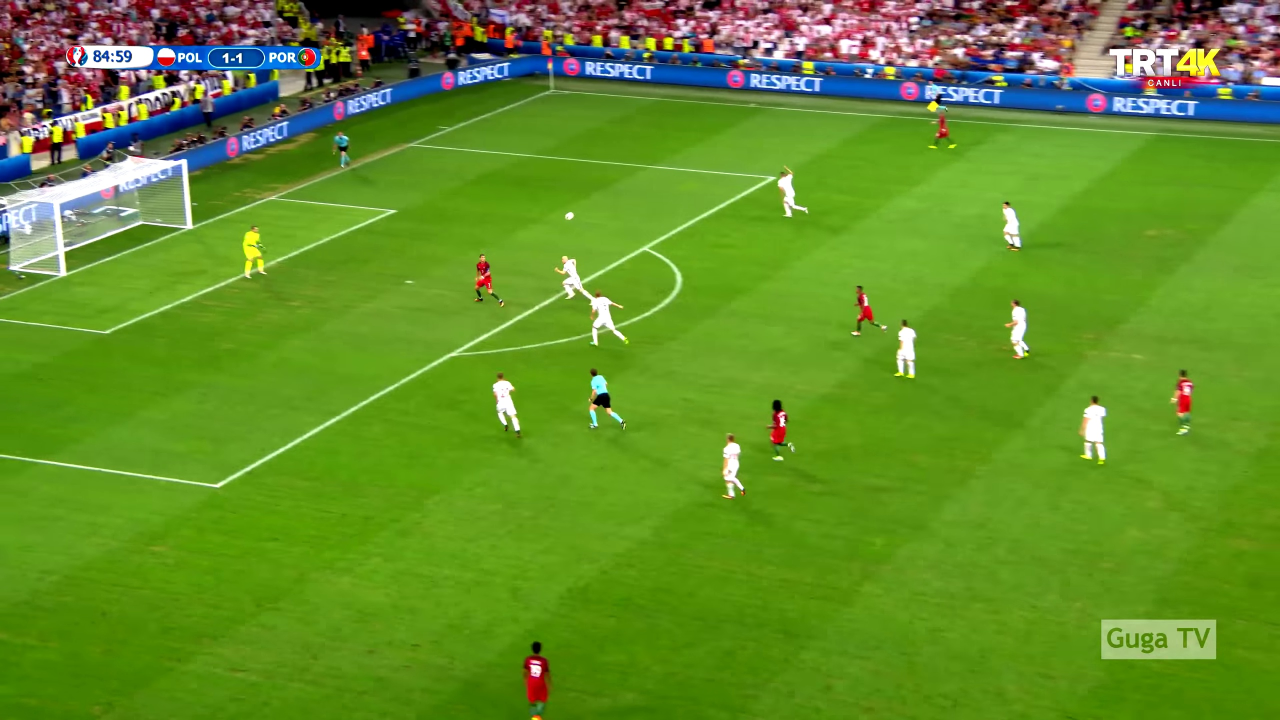
#> input picture DataSet/Test/10.jpg, 2560 x 1440 px (shown at 1/2 size)
$ python -i geometric_utils.py   (imports and definitions only)
#> lines starting #> are read from the running program, lines starting #| are printed output that depends on the picture
import numpy as np
import cv2
from numpy.core.numeric import cross

def draw_lines(im, lines):
    for l in lines:
        r,t = l[0]
        p1,p2 = hough_to_projective(r,t)
        cv2.line(im,p1[0:2],p2[0:2],(255,0,0),2)
    cv2.imshow("lines", im)
    cv2.waitKey(0)

def hough_to_projective(ro,theta):
    # sinus y cosinus
    s,c = [np.sin(theta),np.cos(theta)]
    # Central point of the line
    xb,yb = [c*ro, s*ro]
    # Necessitem dos punts extrems per a construir la línia
    p1 = [int(xb + 10000*(-s)),int(yb + 10000*c)]
    p2 = [int(xb - 10000*(-s)),int(yb - 10000*c)]
    return [p1[0],p1[1],1], [p2[0],p2[1],1]

# a partir de las ecuaciones de las dos rectas establecemos si intersectan, y en que punto intersectan
# utilizamos geometría proyectiva
def intersection_point(l1_eq,l2_eq):
    # producto vectorial de dos vectores da el vector perpendicular a ambos, en este caso el resultado será
    # el punto de intersección
    p = np.cross(l1_eq,l2_eq) # p = [0,0,0] ----> no hay intersección entre las rectas
    p =  p if p.all() == 0 else p/p[2] # dividimos ya que tenemos un espacio tridimensional(proyectivo) y así lo pasamos a coord homogeneas
    return np.array([p[0], p[1]])


def get_lines(im):
    # list to hold the  selected lines
    ultimate_lines = []
    # thresholds for the lines
    r_thres = 80
    # Canny to get the edges
    edges = cv2.Canny(cv2.cvtColor(im,cv2.COLOR_RGB2GRAY), 150, 200, 3)
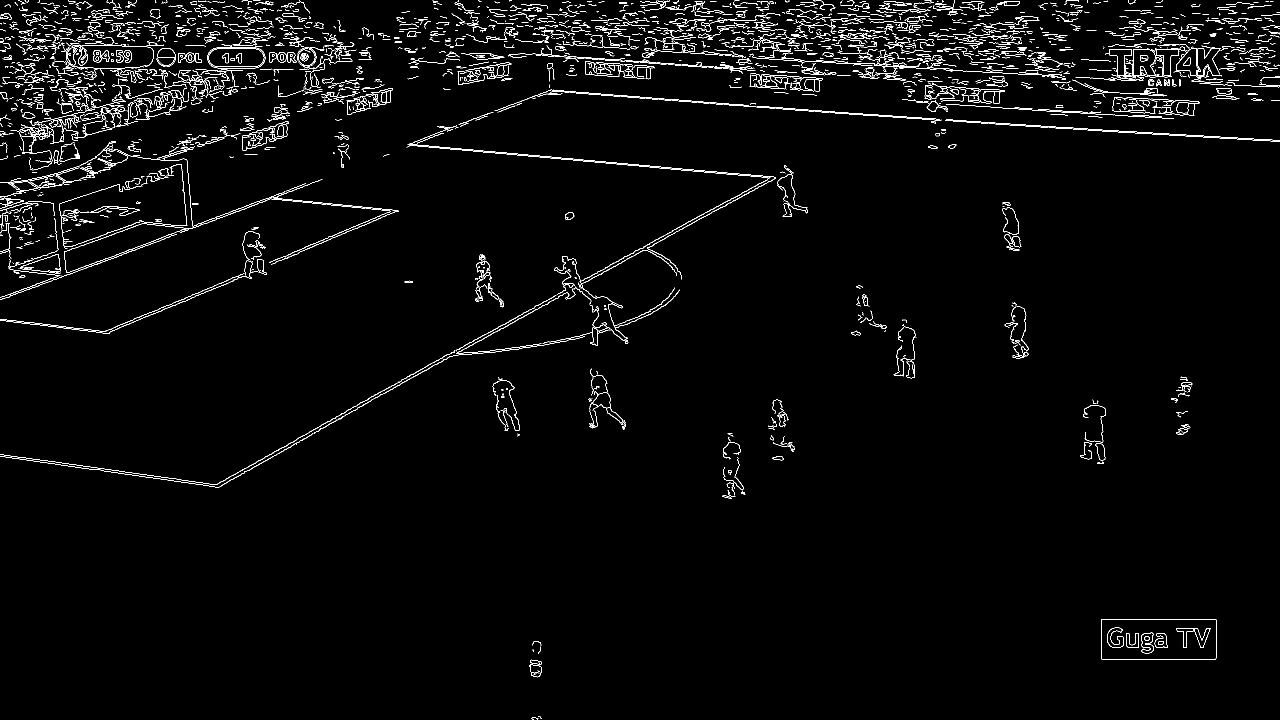
#> edges: shape (1440, 2560) (shown at 1/2 size); 2.3% white in thin lines or dots
    # T,edges = cv2.threshold(cv2.cvtColor(im,cv2.COLOR_BGR2GRAY),200, 255, cv2.THRESH_BINARY)
    # then we will be applying hough transform to the edged image in order to obtain the lines
    lines = cv2.HoughLines(edges,1,np.pi/180, 200) # we only take the lines that have over 200 points
#> lines = 536 rows, first 8: [106, 1.64], [1061, 1.06], [1055, 1.06], [108, 1.64], [33, 1.64], [9, 1.64], [41, 1.62], [35, 1.64]
    # we take the first line as a reference
    ref_line = lines[0]
#> ref_line = [[106, 1.64]]
    # getting the line in an euclidean EXPLICIT representation
    p1,p2 = hough_to_projective(ref_line[0][0], ref_line[0][1])
#> in hough_to_projective, `s,c = [np.sin(theta),np.cos(theta)]`: s = 0.998; c = -0.0698
#> in hough_to_projective, `xb,yb = [c*ro, s*ro]`: xb = -7.39; yb = 105.7
#> in hough_to_projective, `p1 = [int(xb + 10000*(-s)),int(yb + 10000*c)]`: p1 = [-9983, -591]
#> in hough_to_projective, `p2 = [int(xb - 10000*(-s)),int(yb - 10000*c)]`: p2 = [9968, 803]
#> p1 = [-9983, -591, 1]; p2 = [9968, 803, 1]
    ref_eq = np.cross(p1,p2)
#> ref_eq = [-1394, 19951, -2125261]
    ultimate_lines.append(ref_line)
    for l in lines[1:]:
        r,t = l[0]
        t_deg = t*180/np.pi
        # getting the line in an euclidean EXPLICIT representation
        p1,p2 = hough_to_projective(r, t)
        l_eq = np.cross(p1,p2)
        # testing wether the lines intersect
        p = intersection_point(ref_eq, l_eq)
        # getting the ro parameters of all lines selected until now
        all_ro = np.array(ultimate_lines)[:,0,0]
        # if r verifies the threshold for all the other ro's
        if ((abs(all_ro - r) > r_thres)).all() == True and (p.all() != 0) :# and (t_deg < 80 and t_deg > 95):# reference_line[0][0] = ro
            ultimate_lines.append(l)
            break
#> this loop made 1 pass
#> (r, t, t_deg, s in hough_to_projective, c in hough_to_projective, xb in hough_to_projective, yb in hough_to_projective, p1) on pass 1: (1061, 1.06, 61, 0.875, 0.485, 514.4, 928, [-8231, 5776, 1])
#> after the loop, ultimate_lines = [[[106, 1.64]], [[1061, 1.06]]]
    return np.array(ultimate_lines)

def get_vanishing_point(lines):
    # getting the vanishing point as the mean point of the intersecting points of the lines
    intersections = []
    for l1 in lines:
        # getting the equation of the first line
        p1,p2 = hough_to_projective(l1[0][0], l1[0][1])
        l1_eq = np.cross(p1,p2)
        for l2 in lines:
            if np.allclose(l1,l2) == False:
                # getting the equation of the second line
                p3,p4 = hough_to_projective(l2[0][0], l2[0][1])
                l2_eq = np.cross(p3,p4)
                # calculate the intersecting point of the lines
                p = intersection_point(l1_eq,l2_eq)
                # if the point is not in intersections
                if np.array(intersections == p).any() == False:
                    intersections.append(p)
    return np.mean(intersections,axis=0)

def test_lines(imset):
    detected = 0
    for im in imset:
        test_im = cv2.imread(im)
        # resizing the image for testing to half of its size
        test_im = cv2.resize(test_im,(int(test_im.shape[0]/2), int(test_im.shape[1]/2)))
        # Now we have to apply hough transform to obtain the lines of the image
        lines = get_lines(test_im)
        detected = detected+1 if len(lines) > 1 else detected

    print("accuracy: ", detected/len(imset))

>>> import cv2
>>> picture = cv2.cvtColor(cv2.imread('../DataSet/Test/10.jpg'), cv2.COLOR_BGR2RGB)
>>> result = get_lines(picture)
#> result = [[106, 1.64], [1061, 1.06]]

$ run again, on DataSet/Test/100.jpg
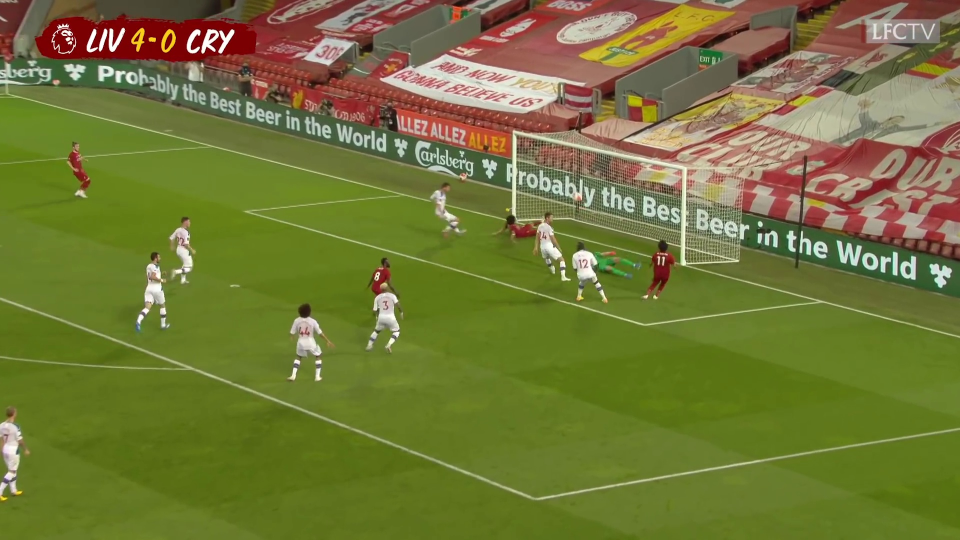
#> input picture DataSet/Test/100.jpg, 1920 x 1080 px (shown at 1/2 size)
#> in get_lines, `edges = cv2.Canny(cv2.cvtColor(im,cv2.COLOR_RGB2GRAY), 150, 200, 3)`:
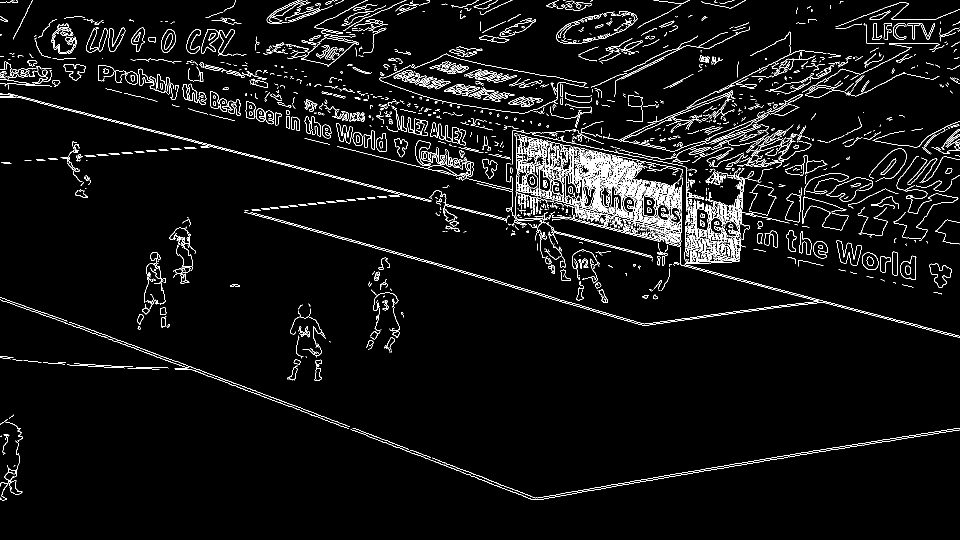
#> edges: shape (1080, 1920) (shown at 1/2 size); 4.4% white in thin lines or dots
#> lines = 1213 rows, first 8: [183, 1.82], [181, 1.82], [120, 1.82], [108, 1.78], [551, 1.94], [85, 1.83], [136, 1.76], [87, 1.83]
#> ref_line = [[183, 1.82]]
#> s = 0.97; c = -0.242
#> xb = -44.27; yb = 177.6
#> in hough_to_projective, `p1 = [int(xb + 10000*(-s)),int(yb + 10000*c)]`: p1 = [-9747, -2241]
#> in hough_to_projective, `p2 = [int(xb - 10000*(-s)),int(yb - 10000*c)]`: p2 = [9658, 2596]
#> in get_lines, `p1,p2 = hough_to_projective(ref_line[0][0], ref_line[0][1])`: p1 = [-9747, -2241, 1]; p2 = [9658, 2596, 1]
#> ref_eq = [-4837, 19405, -3659634]
#> the loop in get_lines, `for l in lines[1:]:` made 4 passes
#> (r, t, t_deg, s in hough_to_projective, c in hough_to_projective, xb in hough_to_projective, yb in hough_to_projective, p1) on passes 1 to 4: (181, 1.82, 104, 0.97, -0.242, -43.79, 175.6, [-9746, -2243, 1]), (120, 1.82, 104, 0.97, -0.242, -29.03, 116.4, [-9731, -2302, 1]), (108, 1.78, 102, 0.978, -0.208, -22.45, 105.6, [-9803, -1973, 1]), (551, 1.94, 111, 0.934, -0.358, -197.5, 514.4, [-9533, -3069, 1])
#> after the loop in get_lines, `for l in lines[1:]:`: ultimate_lines = [[[183, 1.82]], [[551, 1.94]]]
#> result = [[183, 1.82], [551, 1.94]]

$ run again, on DataSet/Test/11.jpg
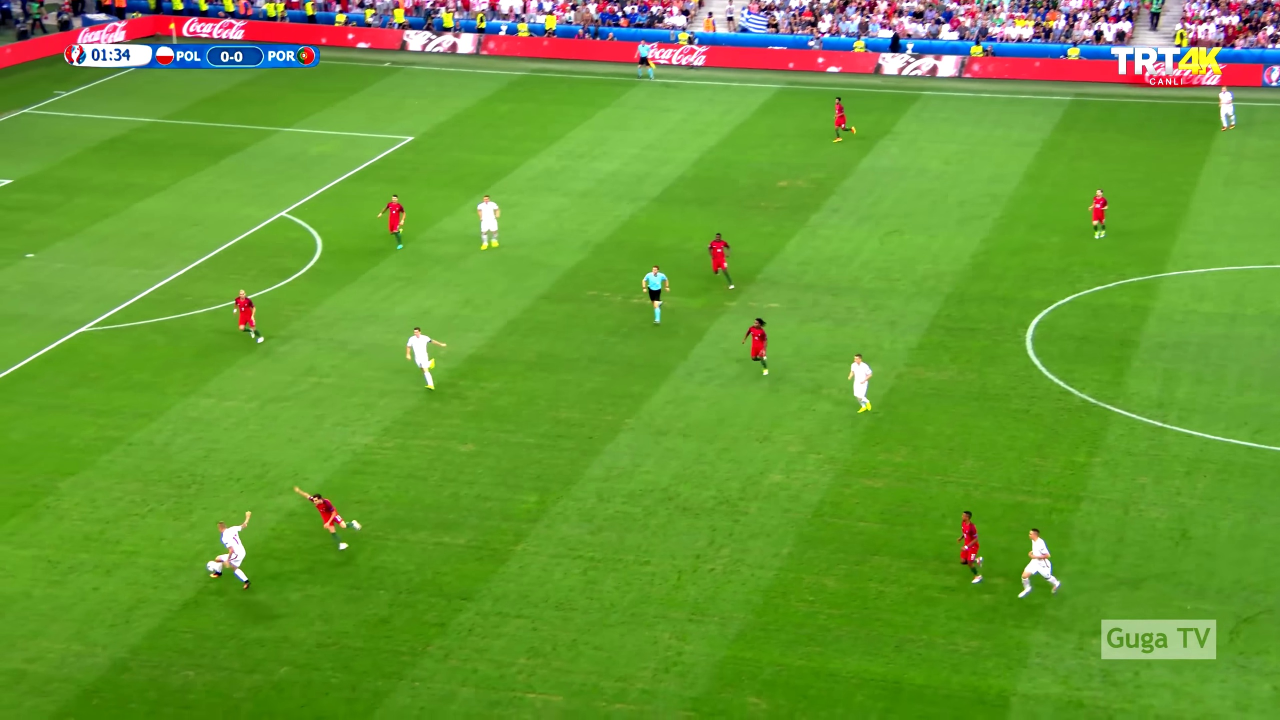
#> input picture DataSet/Test/11.jpg, 2560 x 1440 px (shown at 1/2 size)
#> in get_lines, `edges = cv2.Canny(cv2.cvtColor(im,cv2.COLOR_RGB2GRAY), 150, 200, 3)`:
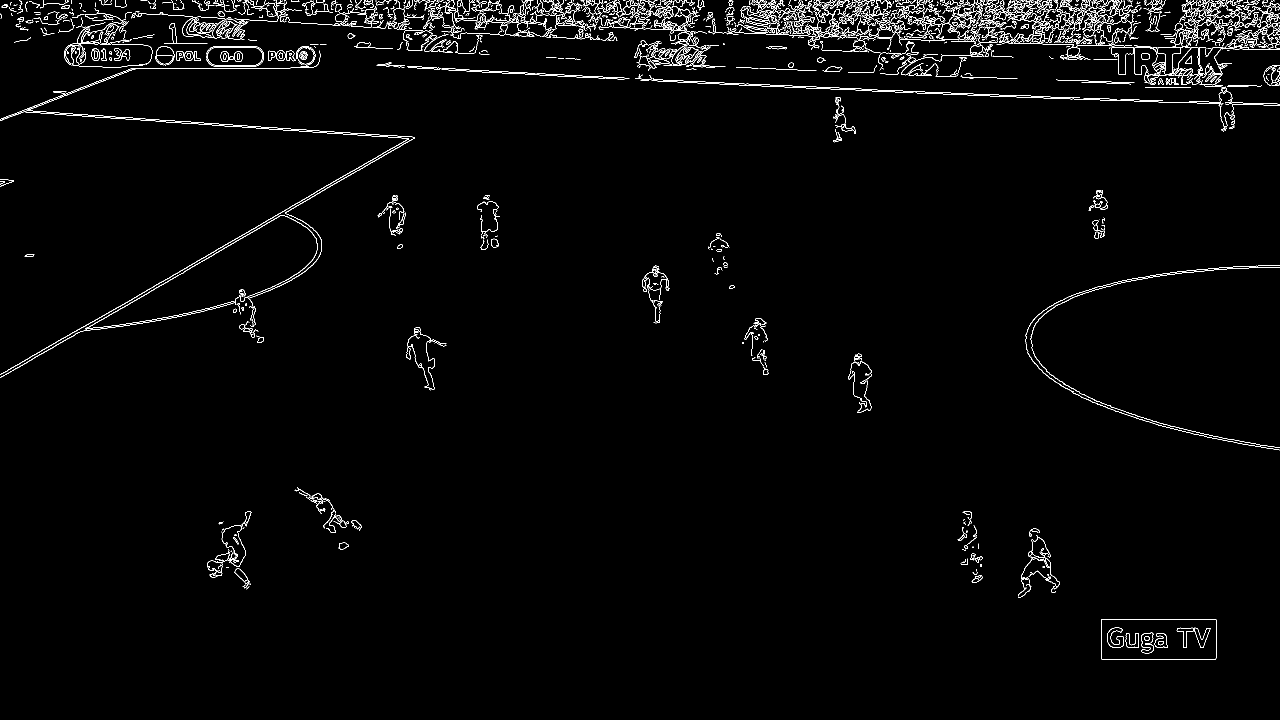
#> edges: shape (1440, 2560) (shown at 1/2 size); 1.9% white in thin lines or dots
#> lines = 284 rows, first 8: [90, 1.62], [649, 1.05], [15, 1.61], [1, 1.57], [46, 1.57], [49, 1.55], [59, 1.55], [5, 1.57]
#> ref_line = [[90, 1.62]]
#> s = 0.999; c = -0.0523
#> xb = -4.71; yb = 89.88
#> in hough_to_projective, `p1 = [int(xb + 10000*(-s)),int(yb + 10000*c)]`: p1 = [-9991, -433]
#> in hough_to_projective, `p2 = [int(xb - 10000*(-s)),int(yb - 10000*c)]`: p2 = [9981, 613]
#> in get_lines, `p1,p2 = hough_to_projective(ref_line[0][0], ref_line[0][1])`: p1 = [-9991, -433, 1]; p2 = [9981, 613, 1]
#> ref_eq = [-1046, 19972, -1802710]
#> the loop in get_lines, `for l in lines[1:]:` made 1 pass
#> (r, t, t_deg, s in hough_to_projective, c in hough_to_projective, xb in hough_to_projective, yb in hough_to_projective, p1) on pass 1: (649, 1.05, 60, 0.866, 0.5, 324.5, 562.1, [-8335, 5562, 1])
#> after the loop in get_lines, `for l in lines[1:]:`: ultimate_lines = [[[90, 1.62]], [[649, 1.05]]]
#> result = [[90, 1.62], [649, 1.05]]

$ run again, on DataSet/Test/76.jpg
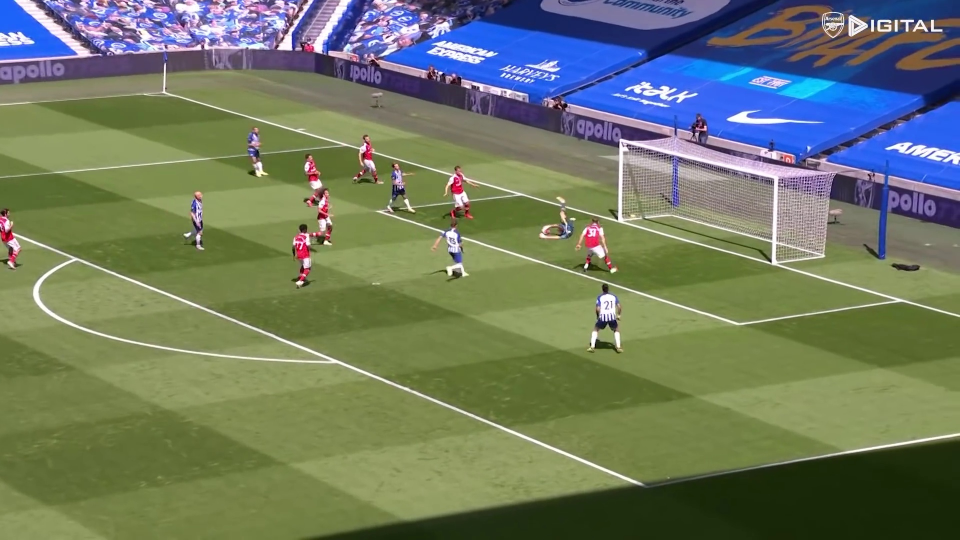
#> input picture DataSet/Test/76.jpg, 1920 x 1080 px (shown at 1/2 size)
#> in get_lines, `edges = cv2.Canny(cv2.cvtColor(im,cv2.COLOR_RGB2GRAY), 150, 200, 3)`:
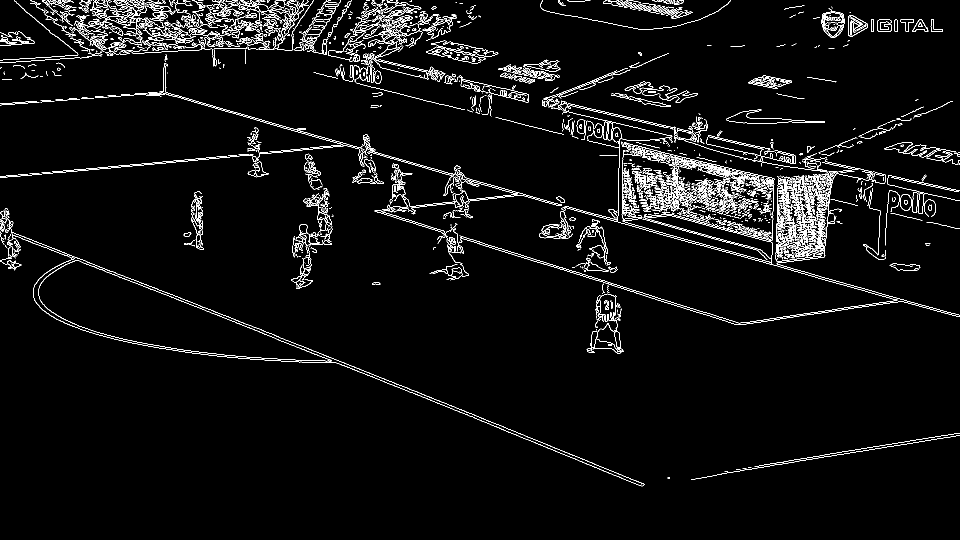
#> edges: shape (1080, 1920) (shown at 1/2 size); 3.9% white in thin lines or dots
#> lines = 881 rows, first 8: [-54, 1.8], [86, 1.85], [420, 1.95], [-12, 1.82], [-38, 1.8], [415, 1.95], [-52, 1.8], [-26, 1.78]
#> ref_line = [[-54, 1.8]]
#> s = 0.974; c = -0.225
#> xb = 12.15; yb = -52.62
#> in hough_to_projective, `p1 = [int(xb + 10000*(-s)),int(yb + 10000*c)]`: p1 = [-9731, -2302]
#> in hough_to_projective, `p2 = [int(xb - 10000*(-s)),int(yb - 10000*c)]`: p2 = [9755, 2196]
#> in get_lines, `p1,p2 = hough_to_projective(ref_line[0][0], ref_line[0][1])`: p1 = [-9731, -2302, 1]; p2 = [9755, 2196, 1]
#> ref_eq = [-4498, 19486, 1086734]
#> the loop in get_lines, `for l in lines[1:]:` made 1 pass
#> (r, t, t_deg, s in hough_to_projective, c in hough_to_projective, xb in hough_to_projective, yb in hough_to_projective, p1) on pass 1: (86, 1.85, 106, 0.961, -0.276, -23.7, 82.67, [-9636, -2673, 1])
#> after the loop in get_lines, `for l in lines[1:]:`: ultimate_lines = [[[-54, 1.8]], [[86, 1.85]]]
#> result = [[-54, 1.8], [86, 1.85]]
